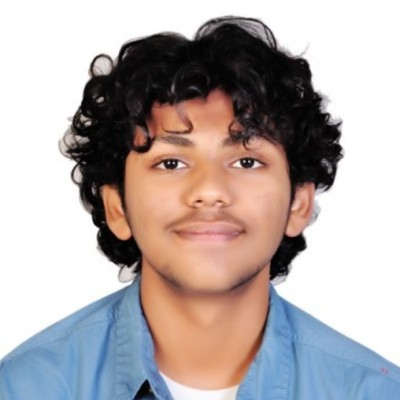
#> input picture gallery/target_user.jpg, 400 x 400 px
$ python -i biometric_matcher.py   (imports and definitions only)
#> lines starting #> are read from the running program, lines starting #| are printed output that depends on the picture
import os
import sys
from PIL import Image
import imagehash

GALLERY_DIR = "./gallery"

def compute_face_hash(img_path: str):
    """Generates a perceptual hash focusing on the facial region."""
#> called with img_path = 'gallery/target_user.jpg'
    try:
        with Image.open(img_path) as img:
#> img is the input picture: PIL image 400x400 RGB; mean R, G, B 180.4, 171, 170
            img = img.convert("L")  # Convert to grayscale
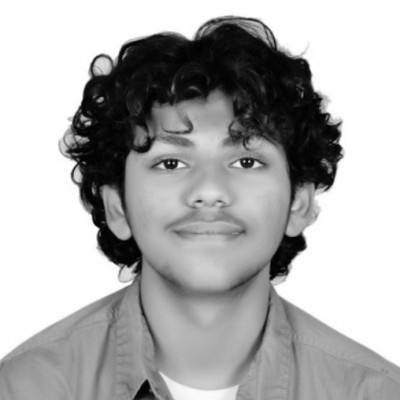
#> img: PIL image 400x400 L; min 0, max 255, mean 173.7
            width, height = img.size
#> width = 400; height = 400
            # Crop inner facial focal zone (eyes, nose, mouth)
            crop_box = (
                int(width * 0.20),
                int(height * 0.15),
                int(width * 0.80),
                int(height * 0.75)
            )
#> crop_box = (80, 60, 320, 300)
            face = img.crop(crop_box).resize((64, 64), Image.Resampling.LANCZOS)
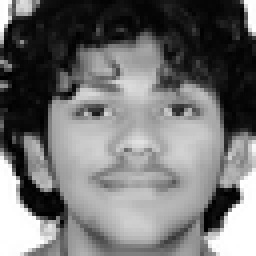
#> face: PIL image 64x64 L (shown 4 times larger); min 0, max 255, mean 113.9
            # Combine gradient difference hash and wave hash
#> (the run stopped early here; a loop or call above may not have finished)

$ run again, on sample_input.jpg
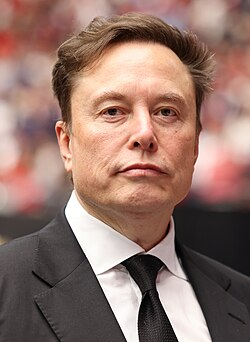
#> input picture sample_input.jpg, 250 x 342 px
#> in compute_face_hash, img is the input picture: PIL image 250x342 RGB; mean R, G, B 146.8, 116, 106.2
#> in compute_face_hash, `img = img.convert("L")`:
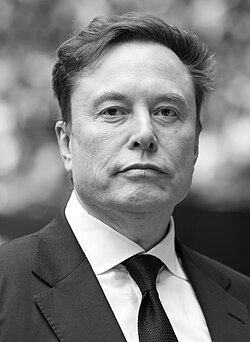
#> img: PIL image 250x342 L; min 0, max 255, mean 124.1
#> in compute_face_hash, `face = img.crop(crop_box).resize((64, 64), Image.Resampling.LANCZOS)`:
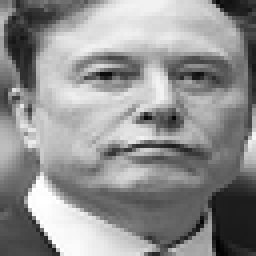
#> face: PIL image 64x64 L (shown 4 times larger); min 0, max 255, mean 144
